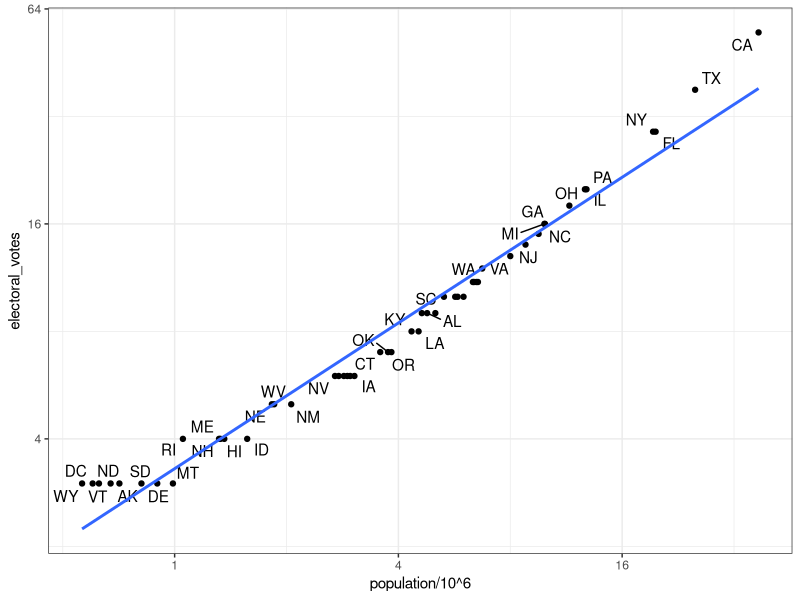

Recreate this plot in R.
## ---- chunk 1
library(tidyverse)
library(ggrepel)
library(dslabs)
ds_theme_set()
data(murders)
head(murders)
## ---- chunk 2
# import US election results data
data(polls_us_election_2016)
head(results_us_election_2016)
identical(results_us_election_2016$state, murders$state)
## ---- chunk 3
# join the murders table and US election results table
tab <- left_join(murders, results_us_election_2016, by = "state")
head(tab)
## ---- chunk 4
# plot electoral votes versus population
tab %>% ggplot(aes(population/10^6, electoral_votes, label = abb)) +
  geom_point() +
  geom_text_repel() + 
  scale_x_continuous(trans = "log2") +
  scale_y_continuous(trans = "log2") +
  geom_smooth(method = "lm", se = FALSE)
## ---- chunk 5
# make two smaller tables to demonstrate joins
tab1 <- slice(murders, 1:6) %>% select(state, population)
tab1
tab2 <- slice(results_us_election_2016, c(1:3, 5, 7:8)) %>% select(state, electoral_votes)
tab2
## ---- chunk 6
# experiment with different joins
left_join(tab1, tab2)
tab1 %>% left_join(tab2)
tab1 %>% right_join(tab2)
inner_join(tab1, tab2)
semi_join(tab1, tab2)
anti_join(tab1, tab2)
## ---- chunk 7
bind_cols(a = 1:3, b = 4:6)
tab1 <- tab[, 1:3]
tab2 <- tab[, 4:6]
tab3 <- tab[, 7:9]
new_tab <- bind_cols(tab1, tab2, tab3)
head(new_tab)
tab1 <- tab[1:2,]
tab2 <- tab[3:4,]
bind_rows(tab1, tab2)
## ---- chunk 8
# intersect vectors or data frames
intersect(1:10, 6:15)
intersect(c("a","b","c"), c("b","c","d"))
tab1 <- tab[1:5,]
tab2 <- tab[3:7,]
intersect(tab1, tab2)
## ---- chunk 9
# perform a union of vectors or data frames
union(1:10, 6:15)
union(c("a","b","c"), c("b","c","d"))
tab1 <- tab[1:5,]
tab2 <- tab[3:7,]
union(tab1, tab2)
## ---- chunk 10
# set difference of vectors or data frames
setdiff(1:10, 6:15)
setdiff(6:15, 1:10)
tab1 <- tab[1:5,]
tab2 <- tab[3:7,]
setdiff(tab1, tab2)
## ---- chunk 11
# setequal determines whether sets have the same elements, regardless of order
setequal(1:5, 1:6)
setequal(1:5, 5:1)
setequal(tab1, tab2)
